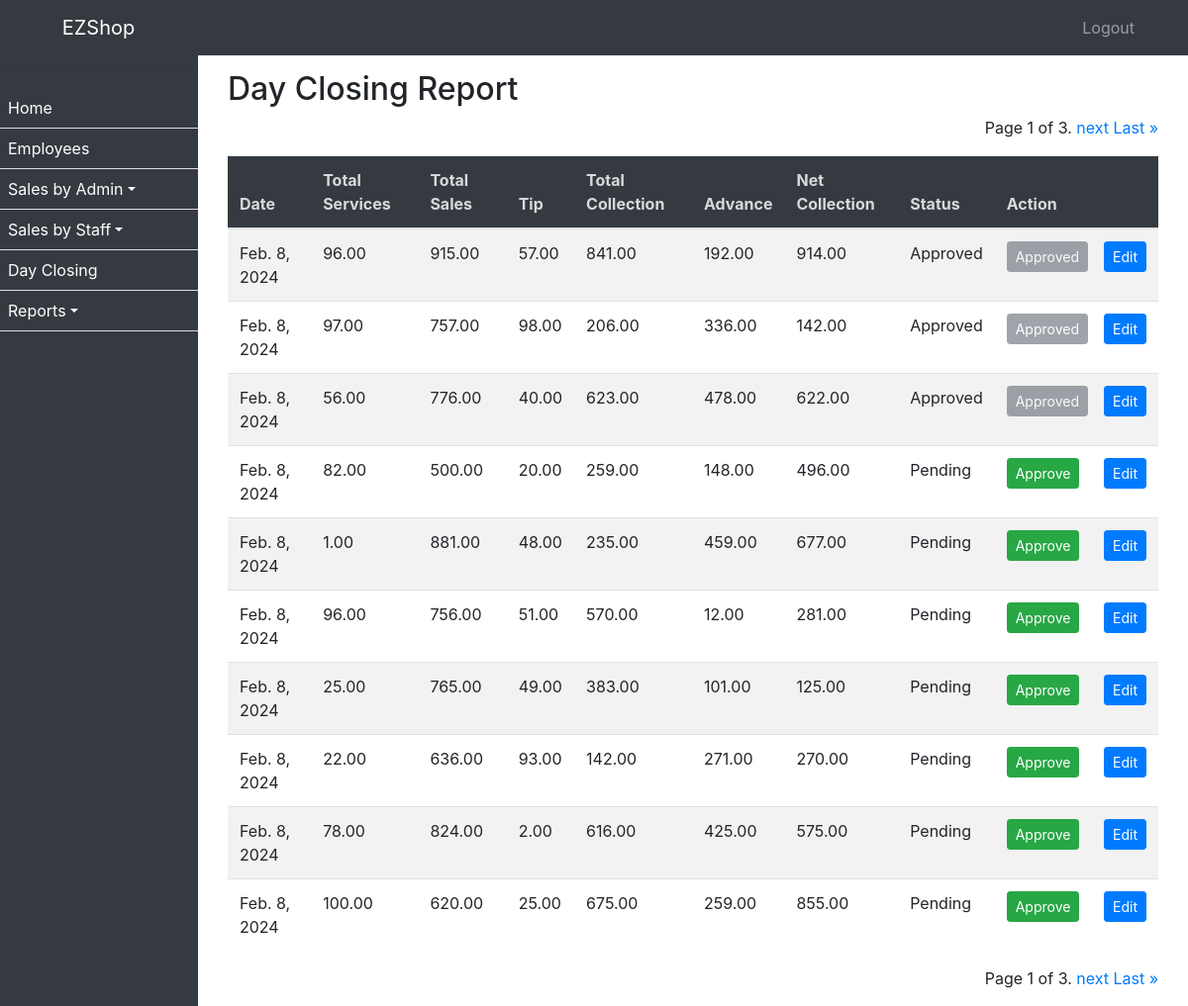
The page /sale/day-closing-report/ on the database its author committed.
### ezshopapp/models.py (models this page shows, shortened)
class DayClosing(models.Model):
    date = models.DateField()
    total_services = models.DecimalField(max_digits=8, decimal_places=2)
    total_sales = models.DecimalField(max_digits=8, decimal_places=2)
    tip = models.DecimalField(max_digits=8, decimal_places=2, blank=True, null=True)
    total_collection = models.DecimalField(max_digits=8, decimal_places=2)
    advance = models.DecimalField(max_digits=8, decimal_places=2, blank=True, null=True)
    net_collection = models.DecimalField(max_digits=8, decimal_places=2)
    status = models.CharField(max_length=10, choices=STATUS_CHOICES, default='pending')

### ezshopapp/views.py (the view)
# urls.py: path('sale/day-closing-report/', day_closing_report, name='day_closing_report'),
def day_closing_report(request):
    day_closings_list = DayClosing.objects.all()
    paginator = Paginator(day_closings_list, 10)  # Show 10 entries per page
    page = request.GET.get('page')
    try:
        day_closings = paginator.page(page)
    except PageNotAnInteger:
        day_closings = paginator.page(1)
    except EmptyPage:
        day_closings = paginator.page(paginator.num_pages)
    return render(request, 'day_closing_report.html', {'day_closings': day_closings})

### ezshopapp/templates/day_closing_report.html (shortened to what this page needs)
{% extends 'base.html' %}
{% block content %}
<div class="container-fluid">
    <h2>Day Closing Report</h2>
    <div class="pagination mb-3" style="float:right;">
        <span class="step-links">
            <span class="current">
                Page {{ day_closings.number }} of {{ day_closings.paginator.num_pages }}.
            </span>
            {% if day_closings.has_next %}
                <a href="?page={{ day_closings.next_page_number }}">next</a>
                <a href="?page={{ day_closings.paginator.num_pages }}">Last &raquo;</a>
            {% endif %}
        </span>
    </div>
    <table class="table  table-responsive-sm table-striped" style="width: 100%;">
        <thead>
            <tr>
                <th>Date</th>
                <th>Total Services</th>
                <th>Total Sales</th>
                <th>Tip</th>
                <th>Total Collection</th>
                <th>Advance</th>
                <th>Net Collection</th>
                <th>Status</th>
                <th>Action</th>
            </tr>
        </thead>
        <tbody>
            {% for day_closing in day_closings %}
            <tr>
                <td>{{ day_closing.date }}</td>
                <td>{{ day_closing.total_services }}</td>
                <td>{{ day_closing.total_sales }}</td>
                <td>{{ day_closing.tip }}</td>
                <td>{{ day_closing.total_collection }}</td>
                <td>{{ day_closing.advance }}</td>
                <td>{{ day_closing.net_collection }}</td>
                <td class="text-capitalize">{{ day_closing.status }}</td>
                <td><div class="d-flex justify-content-between align-items-center gap-3"> {% if day_closing.status == 'pending' %}
                <a href="{% url 'approve_day_closing' day_closing.id %}" class="btn btn-success btn-sm">Approve</a>
                {% else %}
                <button class="btn btn-secondary btn-sm" disabled>Approved</button>
                {% endif %}
                <span class="pl-3" ><a href="{% url 'edit_day_closing' day_closing.id %}" class="btn btn-primary btn-sm">Edit</a></span>
            </div></td>
            </tr>
            {% endfor %}
        </tbody>
    </table>
    <div class="pagination mb-3" style="float:right;">
        <span class="step-links">
            <span class="current">
                Page {{ day_closings.number }} of {{ day_closings.paginator.num_pages }}.
            </span>
            {% if day_closings.has_next %}
                <a href="?page={{ day_closings.next_page_number }}">next</a>
                <a href="?page={{ day_closings.paginator.num_pages }}">Last &raquo;</a>
            {% endif %}
        </span>
    </div>
</div>
{% endblock %}

### ezshopapp/templates/base.html (style rules this page uses)
body { padding-top: 56px; }
thead { background-color: #343a40; color: #d9d9d9; }
table { border:0px !important; }

### rows shown on the page
DayClosing: date "Feb. 8, 2024", total_services "96.00", total_sales "915.00", tip "57.00", total_collection "841.00", advance "192.00", net_collection "914.00", status "Approved"
DayClosing: date "Feb. 8, 2024", total_services "97.00", total_sales "757.00", tip "98.00", total_collection "206.00", advance "336.00", net_collection "142.00", status "Approved"
DayClosing: date "Feb. 8, 2024", total_services "56.00", total_sales "776.00", tip "40.00", total_collection "623.00", advance "478.00", net_collection "622.00", status "Approved"
DayClosing: date "Feb. 8, 2024", total_services "82.00", total_sales "500.00", tip "20.00", total_collection "259.00", advance "148.00", net_collection "496.00", status "Pending", shows "Approve"
DayClosing: date "Feb. 8, 2024", total_services "1.00", total_sales "881.00", tip "48.00", total_collection "235.00", advance "459.00", net_collection "677.00", status "Pending", shows "Approve"
DayClosing: date "Feb. 8, 2024", total_services "96.00", total_sales "756.00", tip "51.00", total_collection "570.00", advance "12.00", net_collection "281.00", status "Pending", shows "Approve"
DayClosing: date "Feb. 8, 2024", total_services "25.00", total_sales "765.00", tip "49.00", total_collection "383.00", advance "101.00", net_collection "125.00", status "Pending", shows "Approve"
DayClosing: date "Feb. 8, 2024", total_services "22.00", total_sales "636.00", tip "93.00", total_collection "142.00", advance "271.00", net_collection "270.00", status "Pending", shows "Approve"
DayClosing: date "Feb. 8, 2024", total_services "78.00", total_sales "824.00", tip "2.00", total_collection "616.00", advance "425.00", net_collection "575.00", status "Pending", shows "Approve"
DayClosing: date "Feb. 8, 2024", total_services "100.00", total_sales "620.00", tip "25.00", total_collection "675.00", advance "259.00", net_collection "855.00", status "Pending", shows "Approve"

### other values the page prints
{{ day_closings.number }} "1"
{{ day_closings.paginator.num_pages }} "3"
